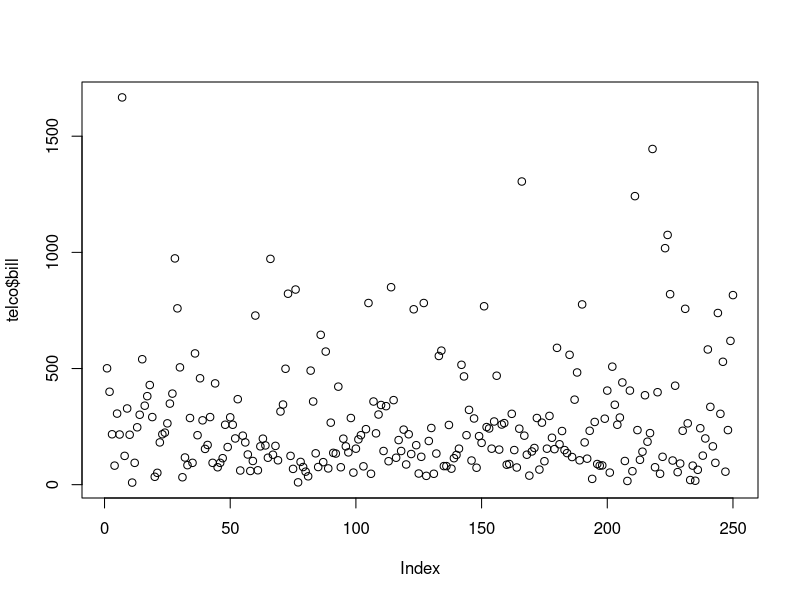
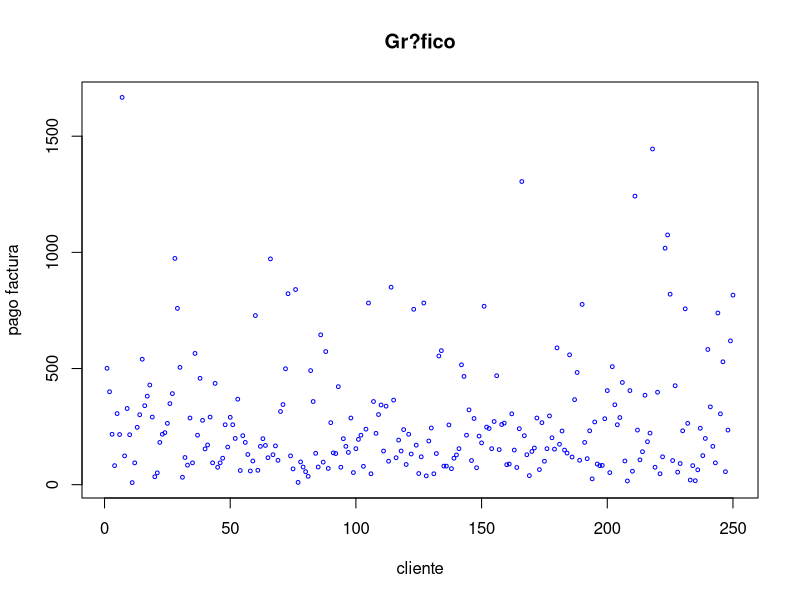
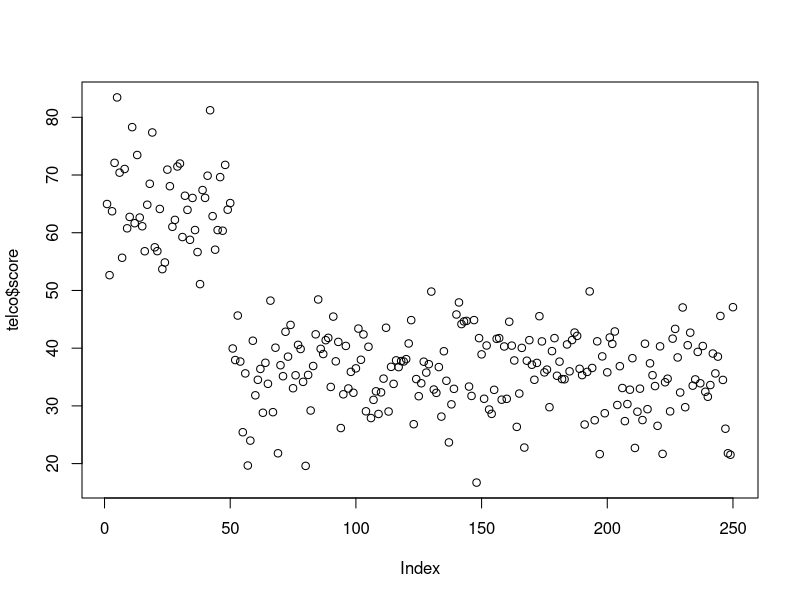
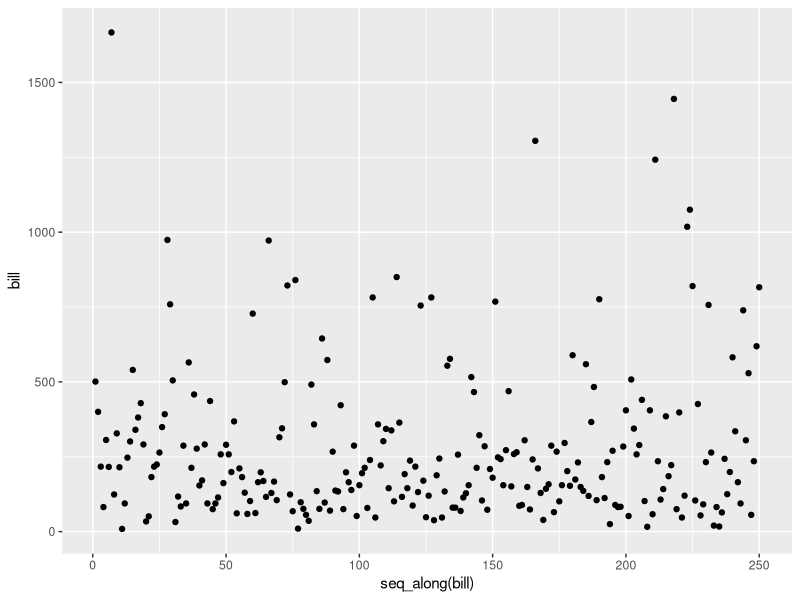
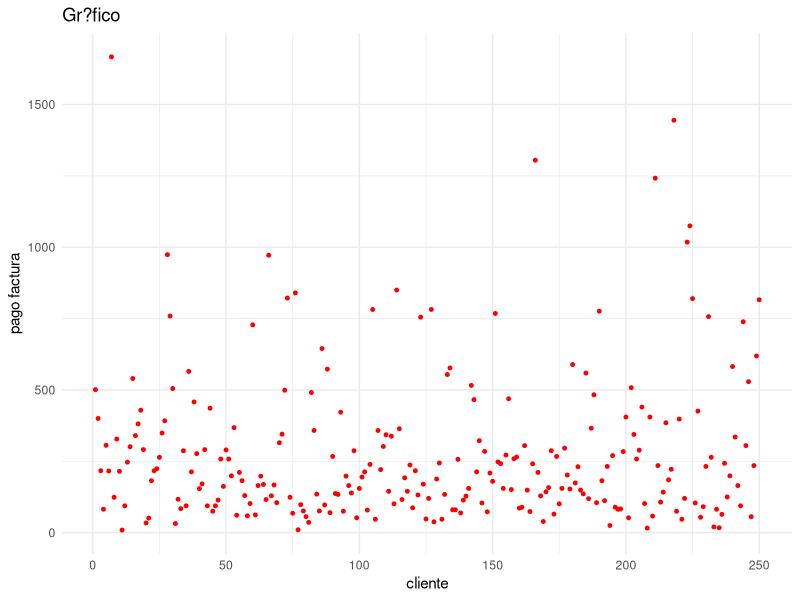
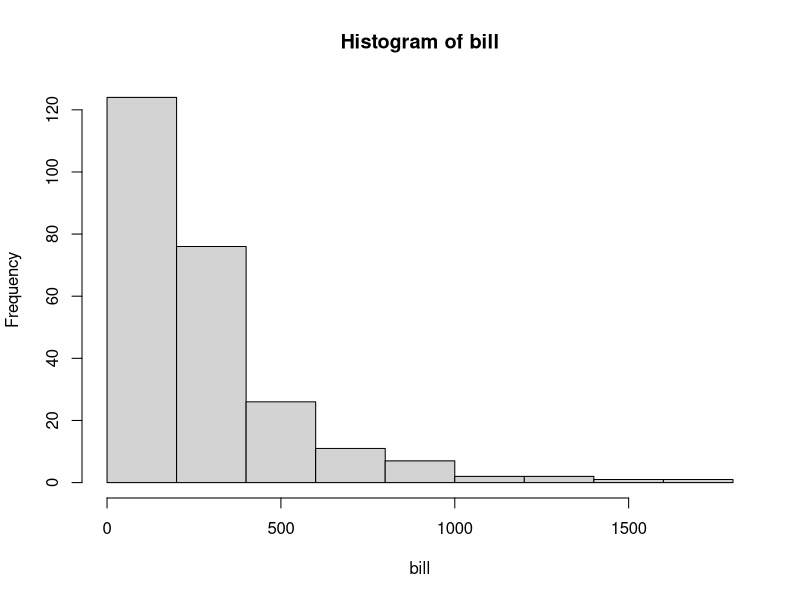
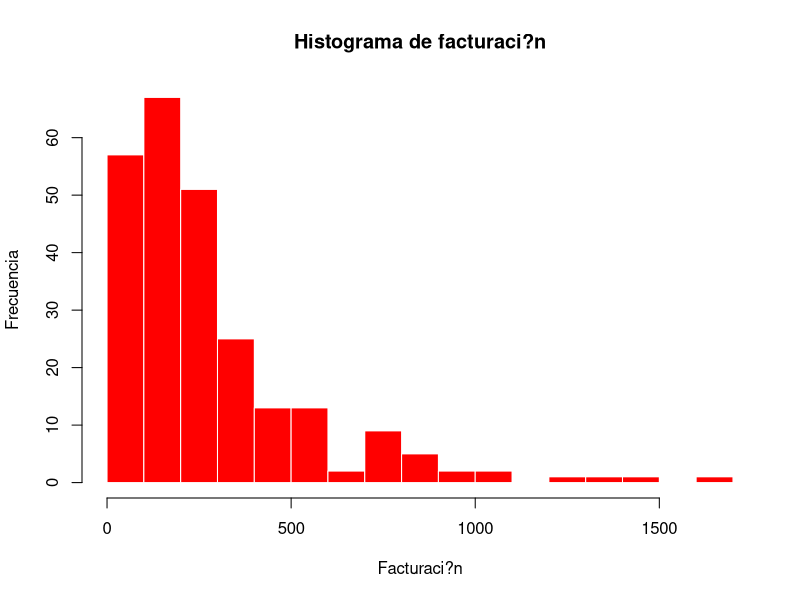
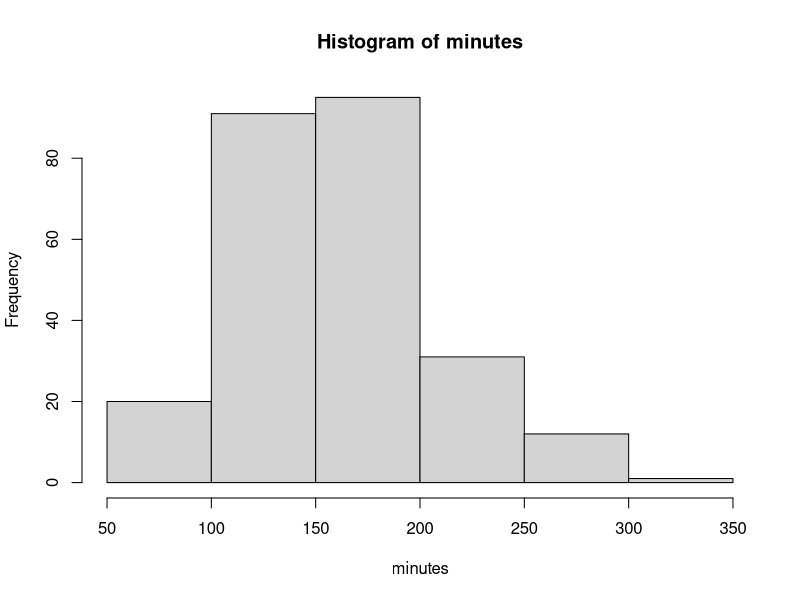

These charts were generated, in order, by the following R code:
## Lectura del archivo cartera 
## Revisar que el archivo cartera se encuentre en documentos, 
## o la ruta en donde se encuentra direccionado R

getwd()
setwd(dirname(rstudioapi::getActiveDocumentContext()$path))

## Copiar los archivos descargados en la ruta que surge de correr el 
## comando anterior

cartera <- read.csv("cartera.csv", header=TRUE, sep=";", dec=",")

## Instalaci?n de paquetes
# install.packages("readxl")
# paquetes <- c("psych","e1071", "ggplot2")
# install.packages(paquetes)

## Carga de paquetes
library(readxl) #leer archivos excel
library(psych) #metodos cuantitativos, nada en evidente aquí 
library(e1071) #pintar diagramas
library(ggplot2) #todos los talleres tienen que estar en esto

## Lectura del archivo en excel
telco <- read_excel("services2.xls")

## Visualizaci?n del inicio y el final del conjunto de datos
head(telco, n=3)
tail(telco)

## Dimensi?n del conjunto numero de filas y columnas
dim(telco)

## Nombres de las columnas
colnames(telco)

## Revisar la estructura del objeto que se tiene y los diferentes 
## tipos de datos mediante el comando str
str(cartera)

#meses hace cuanto se hacen negocios con esta empresa
#igualowner cuanto lleva con ese dueño
#carteraA cuanto debe en insumos de alta rotacion
#carteraB cuanto debe en insumos de baja rotación

## Revisar el tipo de dato de una variable en particular
## mediante el comando class

class(cartera$yearsadress)
class(cartera$retrasos)

## Cambio en el tipo de dato de las variables "yearadress", "retrasos" y "tipoips"
## mediante los comandos as.numeric() y as.factor() -> jerarquias
cartera$yearsadress <- as.numeric(cartera$yearsadress)
cartera$retrasos <- as.factor(cartera$retrasos)
cartera$tipoips <- as.factor(cartera$tipoips)

#Veamos c?mo qued? el conjunto
str(cartera)

# --- Paquete dplyr
#install.packages("dplyr")
#la buena practica es siempre cargar tydiverse los nombres de las funciones son super inuitivos y son más rápidas que base
library(dplyr)

# Uso de la funci?n glimpse
# %>% permite concatenar diferentes funciones 
telco %>% glimpse()
cartera %>% glimpse()

# --- 

#######

## Resumen general de las variables del objeto telco
summary(telco)
summary(cartera)

## Gr?fico de la variable bill
plot(telco$bill)
plot(telco$bill, col="blue", type="p", xlab="cliente", ylab="pago factura", cex=.5, main="Gr?fico")

plot(telco$score)

#Gr?fico usando ggplot
#B?sico
# DB, atributos en xy y estilo
ggplot(telco, aes(x=seq_along(bill), y=bill))+
  geom_point()

#Con formato
ggplot(telco, aes(x=seq_along(bill), y=bill))+
  ggtitle("Gr?fico")+
  labs(x="cliente", y="pago factura")+
  geom_point(size=1, col="red")+
  theme_minimal()


## Hacer que R entienda el nombre de las variables de un data frame
## como si fueran objetos separados
attach(telco)

####### Medidas de Tendencia Central

## C?lculo del promedio de la variable bill que pertenece al data frame
## telco
mean(bill)

## C?lculo de la mediana de la variable bill que pertenece al data frame
## telco
median(bill)

## C?lculo del promedio recortado de la variable bill que pertenece 
## al data frame telco  
mean(bill, trim=0.2)

####### Medidas de dispersi?n

## C?lculo del rango 
range(bill)
## C?lculo de la varianza 
var(bill)
## C?lculo de la desviaci?n est?ndar 
sd(bill)
## C?lculo del rango intercuart?lico
IQR(bill)
## C?lculo del MAD
mad(bill)


## Coeficiente de variaci?n espec?fico para la variable bill
cv=(100*sd(bill))/mean(bill)
cv

## Funci?n del coeficiente de variaci?n
CV <- function(var){(sd(var)/mean(var))*100}
CV(bill)
CV(minutes)

## Realiza el c?lculo del CV para cada columna del data frame telco
apply(telco,2,CV)

### Carga del paquete psych
## Uso de la funci?n describe que calcula m?ltiples descriptivos
describe(telco)

## Revisi?n del objeto que crea la funci?n describe
telcostat <- describe(telco)
str(telcostat)

### Adici?n del CV a los descriptivos previos
cvs <- apply(telco,2,CV)
telcostat2 <- cbind(telcostat,cvs)

## C?lculo de la media geom?trica de los CV
geometric.mean(telcostat2$cvs)


########

### Revisi?n de los cuantiles de la variable bill
quantile(bill)
quantile(bill, c(.10,.45,.90))

## C?lculo de los cuantiles para las columnas del data frame telco
cuantiles<-apply(telco,2,quantile)
cuantiles

## Descriptivos agrupados por una variable factor
carterastat <- describeBy(cartera, cartera$retrasos)
carterastat


####### Gr?ficos univariados

### Histograma
hist(bill)
hist(bill, breaks=15, col="red", border = FALSE, main="Histograma de facturaci?n", 
     xlab="Facturaci?n", ylab="Frecuencia")

hist(minutes)
hist(score)

## Usando ggplot
# B?sico
ggplot(telco, aes(x=bill))+
  geom_histogram()

# Con formato 
ggplot(telco, aes(x=bill))+
  geom_histogram(bins = sqrt(length(bill)), color="black")+
  ggtitle("Histograma de facturaci?n")+
  labs(x="Facturaci?n", y="Densidad")+
  theme_minimal()

#Agregando la curva de densidad de los datos

ggplot(telco, aes(x=bill, y=..density..))+
  geom_histogram(bins = sqrt(length(bill)), color="black")+
  geom_density(aes(x=bill, y=..density..), color="red", size=1)+
  ggtitle("Histograma de facturaci?n con densidad")+
  labs(x="Facturaci?n", y="Densidad")+
  theme_minimal()

## Comparando con la distribuci?n normal

ggplot(telco, aes(x=bill, y=..density..))+
  geom_histogram(bins = sqrt(length(bill)), color="black")+
  geom_line(aes(x=bill, y=dnorm(bill, mean(bill), sd(bill))), color="red", size=1)+
  ggtitle("Histograma de facturaci?n con curva normal")+
  labs(x="Facturaci?n", y="Densidad")+
  theme_minimal()

### Boxplot
boxplot(bill)
boxplot(bill, horizontal = TRUE, col="green")

boxplot(minutes)

## Usando ggplot

# B?sico
ggplot(telco, aes(bill))+
  geom_boxplot()

# Con formato
ggplot(telco, aes(bill))+
  geom_boxplot()+
  ggtitle("Boxplot basico ggplot formato")+
  theme_minimal()
#TAREA: pintar el boxplot con formato en ggplot.CHECK


### QQ norm
qqnorm(minutes)
qqnorm(bill)

#TAREA: pintar el qqplot usando ggplot.
# sample -> sample quantiles
ggplot(telco, aes(sample=bill))+
  stat_qq() +
  stat_qq_line()

## Revisi?n de la estructura de los datos de gr?ficos
boxguarda<-boxplot(bill)
str(boxguarda)

## Extracci?n de los datos at?picos
boxguarda$out
length(boxguarda$out)

### Descripci?n de las variables categ?ricas
table(cartera$tipoips)

### Gr?fica de la tabla de contingencia
tabla1 <- table(cartera$tipoips)
barplot(tabla1, main="Cantidad de IPS", xlab="Tipo de IPS")
barplot(tabla1, main="Cantidad de IPS", ylab="Tipo de IPS", xlab="Frecuencia", col="brown", horiz=TRUE)

## Gr?fico con ggplot

ggplot(cartera, aes(tipoips))+ 
  geom_bar()+
  ggtitle("Diagrama de barras tipo de IPS")+
  labs(x="Tipo de IPS", y="")+
  theme_minimal()


### C?lculo de proporci?n de las frecuencias de la tabla 
prop.table(tabla1)
round(prop.table(tabla1),4)


####### Cruces b?sicos de variables

plot(minutes, bill)
plot(minutes, bill, col="purple", cex=.5)

## Diagrama de dispersi?n con ggplot

ggplot(telco, aes(x=minutes, y=bill))+
  geom_point(size=1)+
  ggtitle("Diagrama de dispersi?n minutos vs facturaci?n")+
  labs(x="minutos", y="facturaci?n")+
  theme_minimal()


### boxplot dividido por una variable categ?rica
boxplot(pasivo_sobre_venta~retrasos, data=cartera)


## Con ggplot
ggplot(cartera, aes(x=retrasos, y=MESES))+
  geom_boxplot()+
  ggtitle("Boxplot de meses segmentado por retrasos")+
  labs(x="Retrasos", y="Meses")+
  theme_minimal()

# Boxplots agrupados
ggplot(cartera, aes(x=tipoips, y=MESES, fill=retrasos))+
  geom_boxplot()+
  ggtitle("Boxplot de meses segmentado por retrasos")+
  labs(x="Tipo IPS", y="Meses")+
  theme_minimal()

###### Cruce de variables categ?ricas
table(cartera$tipoips, cartera$retrasos)
table2 <- table(cartera$tipoips, cartera$retrasos)
prop.table(table2) #Proporci?n con respecto al total de datos cruzados
prop.table(table2, margin = 1) #Proporci?n por filas
prop.table(table2, margin = 2) #Proporci?n por columnas

## Diagramas de barras para tablas de contingencia
# IPS Con retraso
ggplot(cartera, aes(tipoips, fill=retrasos))+ 
  geom_bar()+
  ggtitle("Diagrama de barras tipo de IPS")+
  labs(x="Tipo de IPS", y="")+
  theme_minimal()

# Comparativo
ggplot(cartera, aes(tipoips, fill=retrasos))+ 
  geom_bar(position = "fill")+
  ggtitle("Diagrama de barras tipo de IPS con retrasos")+
  labs(x="Tipo de IPS", y="")+
  theme_minimal()

## Dejar de usar las variables del data frame telco
detach(telco)

## Usar los nombres de las variables del data frame cartera como objetos
attach(cartera)

## Carga de la librer?a gmodels
install.packages("gmodels")
library("gmodels")

### Una mejor creaci?n de tablas cruzadas
CrossTable(tipoips, retrasos)

######
#install.packages("vcd")
library("vcd")

## Gr?fico de mosaico para tablas cruzadas
mosaic(~tipoips + retrasos,data=cartera, 
       legend=TRUE, shade=TRUE)


#Ejemplo adicional de mosaico
library(MASS)
data("Titanic")
mosaic(Titanic,shade=TRUE)

## Formula interface for tabulated data plus shading and legend:
mosaic(~ Sex + Age + Survived, data = Titanic,
       main = "Survival on the Titanic", shade = TRUE, legend = TRUE)
